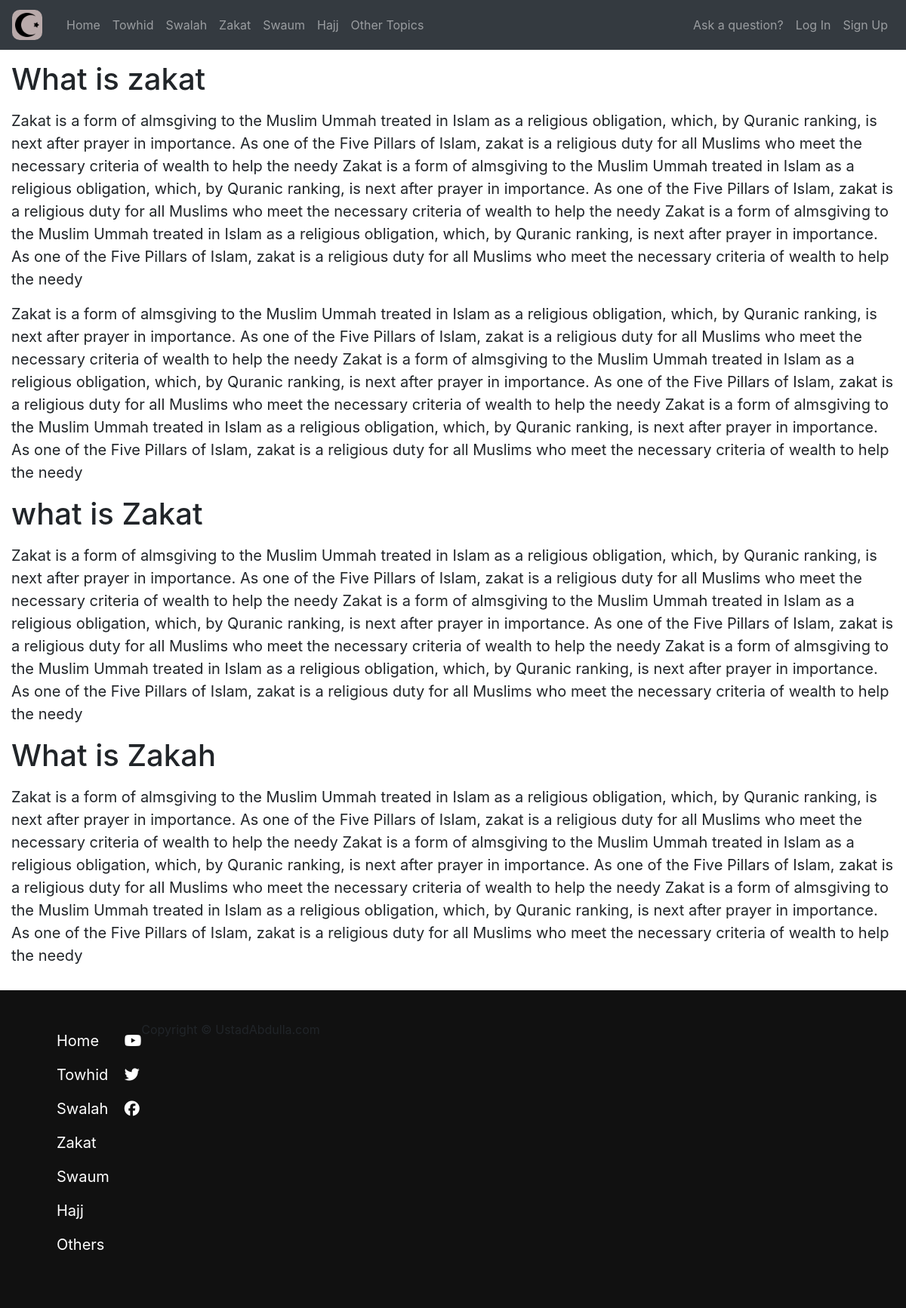
Page /home/zakat on the committed database.
### home/models.py (models this page shows, shortened)
class Zakat_Posts(models.Model):
    title = models.CharField(max_length=50)
    slug = models.SlugField(null=True)
    content = models.TextField()
    date_posted = models.DateTimeField(default=timezone.now)

### home/views.py (the view)
# urls.py: path('zakat', views.zakat, name='zakat'),
def zakat(request):
     zakat = Zakat_Posts.objects.all().order_by('-id')
     my_context = {
          "zakat": zakat
     }
     return render(request, 'home/zakat.html', my_context)

### home/templates/home/zakat.html
{% extends 'base.html' %}
{% block content %}
<div class="paragraphs">
    {% for zak in zakat %}
      <h1>{{ zak.title }}</h1>
      <p>{{ zak.content|linebreaks }}</p>
    {% endfor %}
</div>
{% endblock content %}

### static/base.css (style rules this page uses)
* { margin: 0; padding: 0; }
body { font-family: 'PT Sans', sans-serif, 'Roboto'; }
.paragraphs { font-size: 20px; padding: 15px; }

### rows in the picture
Zakat_Posts: title "What is zakat", content "Zakat is a form of almsgiving to the Muslim Ummah treated in Islam as a religious obligation, which, by Quranic ranking, is next after prayer in importance. As one of the Five Pillars of Islam, zakat is a religious duty for all Muslims who meet the necessary criteria of wealth to help the needy Zakat is a form of almsgiving to the Muslim Ummah treated in Islam as a religious obligation, which, by Quranic ranking, is next after prayer in importance. As one of the Five Pillars of Islam, zakat is a religious duty for all Muslims who meet the necessary criteria of wealth to help the needy Zakat is a form of almsgiving to the Muslim Ummah treated in Islam as a religious obligation, which, by…"
Zakat_Posts: title "what is Zakat", content "Zakat is a form of almsgiving to the Muslim Ummah treated in Islam as a religious obligation, which, by Quranic ranking, is next after prayer in importance. As one of the Five Pillars of Islam, zakat is a religious duty for all Muslims who meet the necessary criteria of wealth to help the needy Zakat is a form of almsgiving to the Muslim Ummah treated in Islam as a religious obligation, which, by Quranic ranking, is next after prayer in importance. As one of the Five Pillars of Islam, zakat is a religious duty for all Muslims who meet the necessary criteria of wealth to help the needy Zakat is a form of almsgiving to the Muslim Ummah treated in Islam as a religious obligation, which, by…"
Zakat_Posts: title "What is Zakah", content "Zakat is a form of almsgiving to the Muslim Ummah treated in Islam as a religious obligation, which, by Quranic ranking, is next after prayer in importance. As one of the Five Pillars of Islam, zakat is a religious duty for all Muslims who meet the necessary criteria of wealth to help the needy Zakat is a form of almsgiving to the Muslim Ummah treated in Islam as a religious obligation, which, by Quranic ranking, is next after prayer in importance. As one of the Five Pillars of Islam, zakat is a religious duty for all Muslims who meet the necessary criteria of wealth to help the needy Zakat is a form of almsgiving to the Muslim Ummah treated in Islam as a religious obligation, which, by…"
